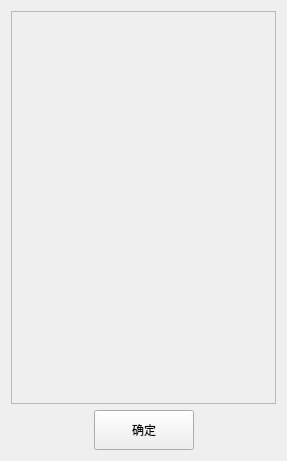
<?xml version="1.0" encoding="UTF-8"?>
<ui version="4.0">
 <class>CharacterChoose</class>
 <widget class="QWidget" name="CharacterChoose">
  <property name="geometry">
   <rect>
    <x>0</x>
    <y>0</y>
    <width>287</width>
    <height>461</height>
   </rect>
  </property>
  <property name="windowTitle">
   <string>CharacterChoose</string>
  </property>
  <layout class="QVBoxLayout" name="verticalLayout">
   <item>
    <widget class="QScrollArea" name="chooseArea">
     <property name="widgetResizable">
      <bool>true</bool>
     </property>
     <widget class="QWidget" name="scrollAreaWidgetContents">
      <property name="geometry">
       <rect>
        <x>0</x>
        <y>0</y>
        <width>267</width>
        <height>393</height>
       </rect>
      </property>
     </widget>
    </widget>
   </item>
   <item>
    <layout class="QHBoxLayout" name="horizontalLayout">
     <item>
      <spacer name="horizontalSpacer">
       <property name="orientation">
        <enum>Qt::Horizontal</enum>
       </property>
       <property name="sizeHint" stdset="0">
        <size>
         <width>40</width>
         <height>20</height>
        </size>
       </property>
      </spacer>
     </item>
     <item>
      <widget class="QPushButton" name="selectButton">
       <property name="minimumSize">
        <size>
         <width>100</width>
         <height>40</height>
        </size>
       </property>
       <property name="styleSheet">
        <string notr="true">font: 16pt &quot;汉仪南宫体简&quot;;</string>
       </property>
       <property name="text">
        <string>确定</string>
       </property>
      </widget>
     </item>
     <item>
      <spacer name="horizontalSpacer_2">
       <property name="orientation">
        <enum>Qt::Horizontal</enum>
       </property>
       <property name="sizeHint" stdset="0">
        <size>
         <width>40</width>
         <height>20</height>
        </size>
       </property>
      </spacer>
     </item>
    </layout>
   </item>
  </layout>
 </widget>
 <layoutdefault spacing="6" margin="11"/>
 <resources/>
 <connections/>
</ui>
